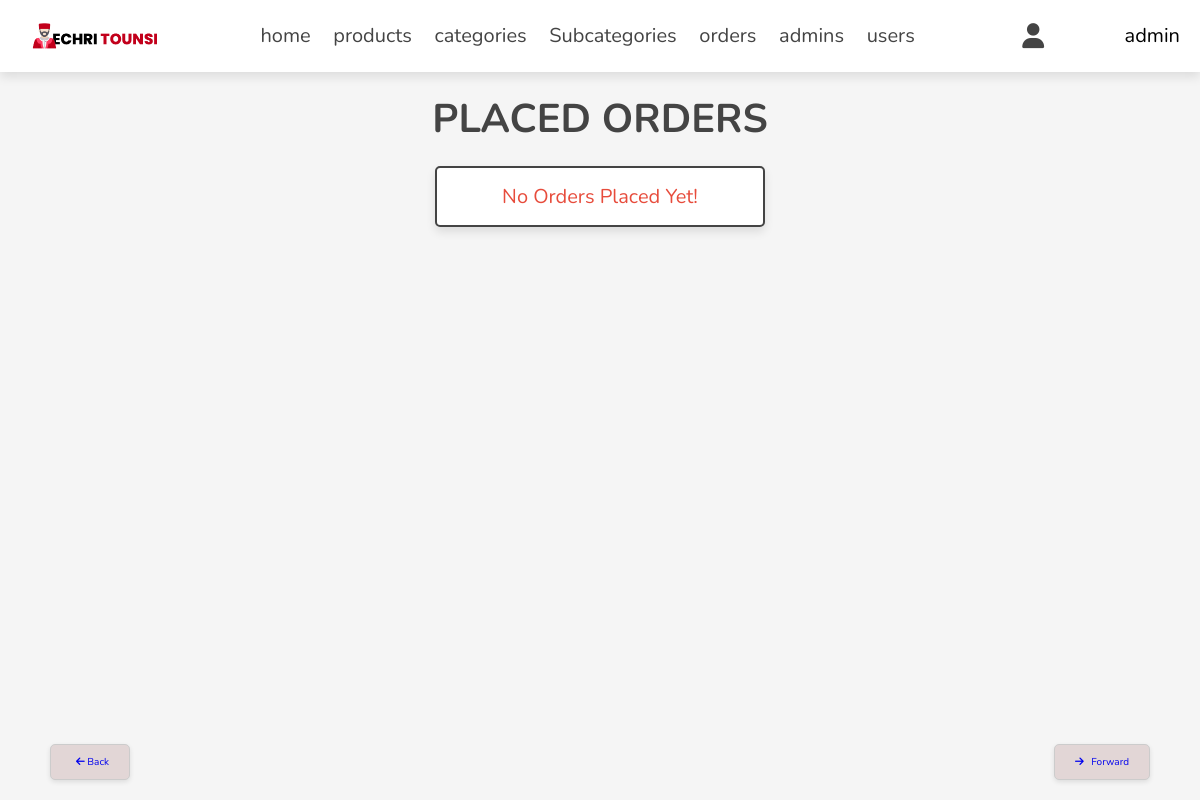
Before: /admin/placed_orders.php (signed in) with the older database file.
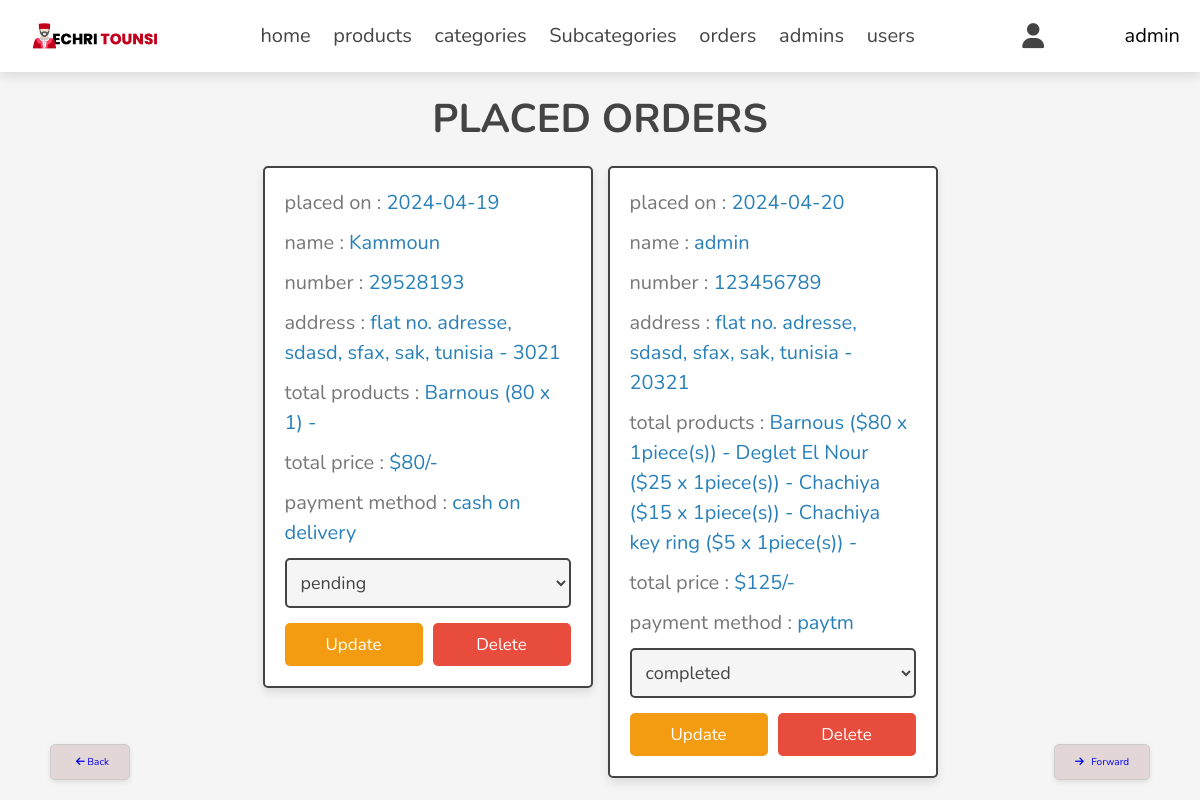
After: the same page with the newer database file.
### tables this page shows
CREATE TABLE `orders` (
  `id` int(100) NOT NULL,
  `user_id` int(100) NOT NULL,
  `name` varchar(20) NOT NULL,
  `number` varchar(10) NOT NULL,
  `email` varchar(50) NOT NULL,
  `method` varchar(50) NOT NULL,
  `address` varchar(500) NOT NULL,
  `total_products` varchar(1000) NOT NULL,
  `total_price` int(100) NOT NULL,
  `placed_on` date NOT NULL DEFAULT current_timestamp(),
  `payment_status` varchar(20) NOT NULL DEFAULT 'pending'
);

### admin/placed_orders.php (the view, shortened to what this page needs)
<?php
include '../components/connect.php';
?>
<!DOCTYPE html>
<html lang="en">
<head>
   <link rel="stylesheet" href="https://cdnjs.cloudflare.com/ajax/libs/font-awesome/6.1.1/css/all.min.css">
   <link rel="stylesheet" href="../css/admin_style.css">
</head>
<body>
<?php include '../components/admin_header.php'; ?>
<section class="orders">
<h1 class="heading">placed orders</h1>
<div class="box-container">
   <?php
      $select_orders = $conn->prepare("SELECT * FROM `orders`");
      $select_orders->execute();
      if($select_orders->rowCount() > 0){
         while($fetch_orders = $select_orders->fetch(PDO::FETCH_ASSOC)){
   ?>
   <div class="box">
      <p> placed on : <span><?= $fetch_orders['placed_on']; ?></span> </p>
      <p> name : <span><?= $fetch_orders['name']; ?></span> </p>
      <p> number : <span><?= $fetch_orders['number']; ?></span> </p>
      <p> address : <span><?= $fetch_orders['address']; ?></span> </p>
      <p> total products : <span><?= $fetch_orders['total_products']; ?></span> </p>
      <p> total price : <span>$<?= $fetch_orders['total_price']; ?>/-</span> </p>
      <p> payment method : <span><?= $fetch_orders['method']; ?></span> </p>
      <form action="" method="post">
         <select name="payment_status" class="select">
            <option selected disabled><?= $fetch_orders['payment_status']; ?></option>
         </select>
        <div class="flex-btn">
         <input type="submit" value="update" class="option-btn" name="update_payment">
         <a href="placed_orders.php?delete=<?= $fetch_orders['id']; ?>" class="delete-btn" onclick="return confirm('delete this order?');">delete</a>
        </div>
      </form>
   </div>
   <?php
         }
      }else{
         echo '<p class="empty">no orders placed yet!</p>';
      }
   ?>
</div>
</section>
</body>
</html>

Changed rows visible on the page:
added orders: placed_on "2024-04-19", name "Kammoun", number "29528193", address "flat no. adresse, sdasd, sfax, sak, tunisia - 3021", total_products "Barnous (80 x 1) -", total_price "80", method "cash on delivery", payment_status "pending"
added orders: placed_on "2024-04-20", name "admin", number "123456789", address "flat no. adresse, sdasd, sfax, sak, tunisia - 20321", total_products "Barnous ($80 x 1piece(s)) - Deglet El Nour ($25 x 1piece(s)) - Chachiya ($15 x 1piece(s)) - Chachiya key ring ($5 x 1piece(s)) -", total_price "125", method "paytm", payment_status "completed"
Other visible differences:
text no longer shown: "No Orders Placed Yet!"
